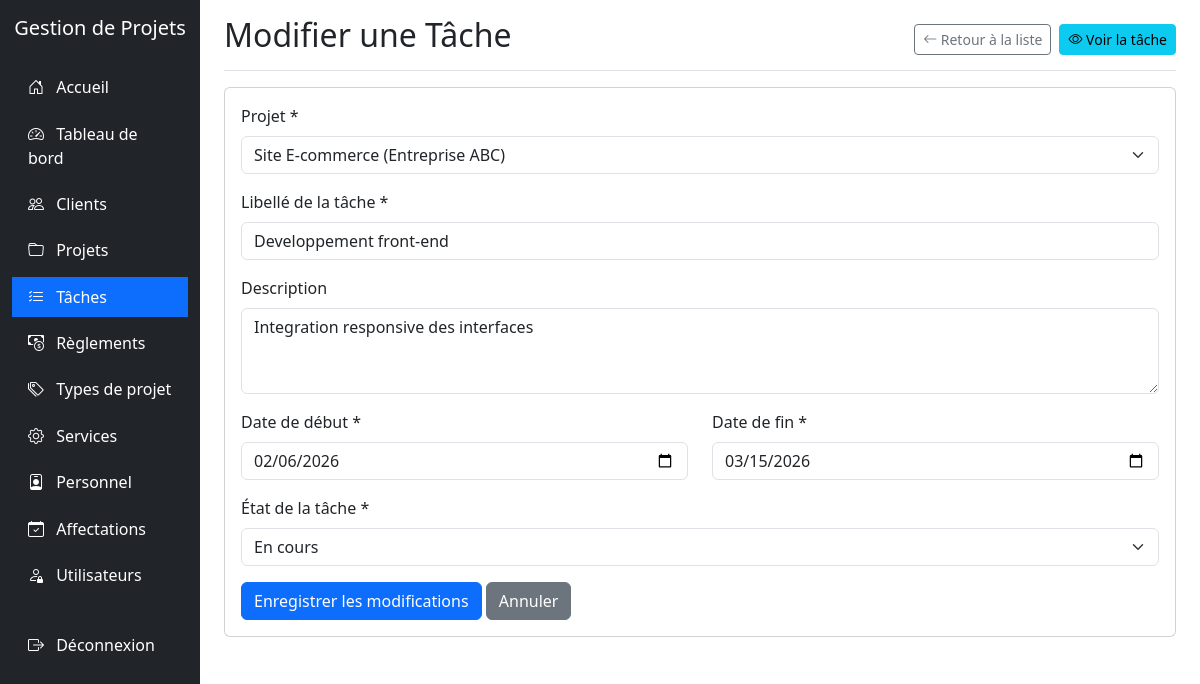
Screenshot of /taches/edit.php?id=2 (signed in) with the database file from the repository.
### tables this page shows
CREATE TABLE TACHE (
  IdTache INT AUTO_INCREMENT PRIMARY KEY,
  LibelleTache VARCHAR(255) NOT NULL,
  DescriptionTache TEXT NULL,
  DateEnregTache DATE NULL,
  DateDebutTache DATE NULL,
  DateFinTache DATE NULL,
  EtatTache TINYINT NOT NULL DEFAULT 1,
  IdProjet INT NOT NULL,
  CodeService VARCHAR(50) NULL,
  CreatedAt TIMESTAMP DEFAULT CURRENT_TIMESTAMP,
  UpdatedAt TIMESTAMP DEFAULT CURRENT_TIMESTAMP ON UPDATE CURRENT_TIMESTAMP,
  CONSTRAINT FK_TACHE_PROJET FOREIGN KEY (IdProjet)
    REFERENCES PROJET(IdProjet)
    ON UPDATE CASCADE ON DELETE CASCADE,
  CONSTRAINT FK_TACHE_SERVICE FOREIGN KEY (CodeService)
    REFERENCES SERVICE(CodeService)
    ON UPDATE CASCADE ON DELETE SET NULL,
  CONSTRAINT CK_TACHE_ETAT CHECK (EtatTache IN (1, 2, 3, 4))
);

CREATE TABLE PROJET (
  IdProjet INT AUTO_INCREMENT PRIMARY KEY,
  TitreProjet VARCHAR(255) NOT NULL,
  DescriptionProjet TEXT NULL,
  CoutProjet DECIMAL(15,2) DEFAULT 0,
  DateDebutProjet DATE NULL,
  DateFinProjet DATE NULL,
  EtatProjet TINYINT NOT NULL DEFAULT 1,
  IdClient INT NOT NULL,
  IdTypeProjet INT NOT NULL,
  IdChefProjet INT NULL,
  CreatedAt TIMESTAMP DEFAULT CURRENT_TIMESTAMP,
  UpdatedAt TIMESTAMP DEFAULT CURRENT_TIMESTAMP ON UPDATE CURRENT_TIMESTAMP,
  CONSTRAINT FK_PROJET_CLIENT FOREIGN KEY (IdClient)
    REFERENCES CLIENT(IdClient)
    ON UPDATE CASCADE ON DELETE RESTRICT,
  CONSTRAINT FK_PROJET_TYPE FOREIGN KEY (IdTypeProjet)
    REFERENCES TYPEPROJET(IdTypeProjet)
    ON UPDATE CASCADE ON DELETE RESTRICT,
  CONSTRAINT FK_PROJET_CHEF FOREIGN KEY (IdChefProjet)
    REFERENCES CHEF_PROJET(IdChefProjet)
    ON UPDATE CASCADE ON DELETE SET NULL,
  CONSTRAINT CK_PROJET_ETAT CHECK (EtatProjet IN (1, 2, 3))
);

### taches/edit.php (the view, shortened to what this page needs)
<?php
require_once '../config.php';
$id = $_GET['id'];
$projetsSql = "SELECT p.IdProjet, p.TitreProjet, c.NomClient
              FROM PROJET p
              JOIN CLIENT c ON p.IdClient = c.IdClient
              ORDER BY p.TitreProjet";
$projetsResult = mysqli_query($conn, $projetsSql);
$sql = "SELECT * FROM TACHE WHERE IdTache = $id";
$result = mysqli_query($conn, $sql);
$tache = mysqli_fetch_assoc($result);
?>
<!DOCTYPE html>
<html lang="fr">
<head>
    <link href="https://cdn.jsdelivr.net/npm/bootstrap@5.3.0-alpha1/dist/css/bootstrap.min.css" rel="stylesheet">
    <link rel="stylesheet" href="https://cdn.jsdelivr.net/npm/bootstrap-icons@1.10.0/font/bootstrap-icons.css">
</head>
<body>
    <div class="container-fluid">
        <div class="row">
            <div class="col-md-3 col-lg-2 d-md-block sidebar collapse">
                <div class="position-sticky pt-3">
                    <div class="text-center mb-4">
                        <h5 class="text-white">Gestion de Projets</h5>
                    </div>
                    <ul class="nav flex-column">
                        <li class="nav-item">
                            <a class="nav-link" href="../index.php">
                                <i class="bi bi-house-door"></i> Accueil
                            </a>
                        </li>
                        <li class="nav-item">
                            <a class="nav-link" href="../dashboard/index.php">
                                <i class="bi bi-speedometer2"></i> Tableau de bord
                            </a>
                        </li>
                        <li class="nav-item">
                            <a class="nav-link" href="../clients/index.php">
                                <i class="bi bi-people"></i> Clients
                            </a>
                        </li>
                        <li class="nav-item">
                            <a class="nav-link" href="../projets/index.php">
                                <i class="bi bi-folder"></i> Projets
                            </a>
                        </li>
                        <li class="nav-item">
                            <a class="nav-link active" href="../taches/index.php">
                                <i class="bi bi-list-check"></i> Tâches
                            </a>
                        </li>
                        <li class="nav-item">
                            <a class="nav-link" href="../reglements/index.php">
                                <i class="bi bi-cash-coin"></i> Règlements
                            </a>
                        </li>
                        <li class="nav-item">
                            <a class="nav-link" href="../typesprojet/index.php">
                                <i class="bi bi-tags"></i> Types de projet
                            </a>
                        </li>
                        <li class="nav-item">
                            <a class="nav-link" href="../services/index.php">
                                <i class="bi bi-gear"></i> Services
                            </a>
                        </li>
                        <li class="nav-item">
                            <a class="nav-link" href="../personnel/index.php">
                                <i class="bi bi-person-badge"></i> Personnel
                            </a>
                        </li>
                        <li class="nav-item">
                            <a class="nav-link" href="../affectations/index.php">
                                <i class="bi bi-calendar-check"></i> Affectations
                            </a>
                        </li>
                        <?php if ($_SESSION['role'] == 'admin'): ?>
                        <li class="nav-item">
                            <a class="nav-link" href="../utilisateurs/index.php">
                                <i class="bi bi-person-lock"></i> Utilisateurs
                            </a>
                        </li>
                        <?php endif; ?>
                        <li class="nav-item mt-4">
                            <a class="nav-link" href="../logout.php">
                                <i class="bi bi-box-arrow-right"></i> Déconnexion
                            </a>
                        </li>
                    </ul>
                </div>
            </div>
            <div class="col-md-9 ms-sm-auto col-lg-10 px-md-4">
                <div class="d-flex justify-content-between flex-wrap flex-md-nowrap align-items-center pt-3 pb-2 mb-3 border-bottom">
                    <h1 class="h2">Modifier une Tâche</h1>
                    <div class="btn-toolbar mb-2 mb-md-0">
                        <a href="index.php" class="btn btn-sm btn-outline-secondary me-2">
                            <i class="bi bi-arrow-left"></i> Retour à la liste
                        </a>
                        <a href="view.php?id=<?php echo $id; ?>" class="btn btn-sm btn-info">
                            <i class="bi bi-eye"></i> Voir la tâche
                        </a>
                    </div>
                </div>
                <div class="card">
                    <div class="card-body">
                        <form method="post" action="edit.php?id=<?php echo $id; ?>">
                            <div class="mb-3">
                                <label for="idProjet" class="form-label">Projet *</label>
                                <select class="form-select" id="idProjet" name="idProjet" required>
                                    <?php
                                    mysqli_data_seek($projetsResult, 0);
                                    while($projet = mysqli_fetch_assoc($projetsResult)):
                                    ?>
                                    <option value="<?php echo $projet['IdProjet']; ?>" <?php echo $tache['IdProjet'] == $projet['IdProjet'] ? 'selected' : ''; ?>>
                                        <?php echo htmlspecialchars($projet['TitreProjet']); ?> (<?php echo htmlspecialchars($projet['NomClient']); ?>)
                                    </option>
                                    <?php endwhile; ?>
                                </select>
                            </div>
                            <div class="mb-3">
                                <label for="libelleTache" class="form-label">Libellé de la tâche *</label>
                                <input type="text" class="form-control" id="libelleTache" name="libelleTache" value="<?php echo htmlspecialchars($tache['LibelleTache']); ?>" required>
                            </div>
                            <div class="mb-3">
                                <label for="descriptionTache" class="form-label">Description</label>
                                <textarea class="form-control" id="descriptionTache" name="descriptionTache" rows="3"><?php echo htmlspecialchars($tache['DescriptionTache']); ?></textarea>
                            </div>
                            <div class="row">
                                <div class="col-md-6 mb-3">
                                    <label for="dateDebutTache" class="form-label">Date de début *</label>
                                    <input type="date" class="form-control" id="dateDebutTache" name="dateDebutTache" value="<?php echo $tache['DateDebutTache']; ?>" required>
                                </div>
                                <div class="col-md-6 mb-3">
                                    <label for="dateFinTache" class="form-label">Date de fin *</label>
                                    <input type="date" class="form-control" id="dateFinTache" name="dateFinTache" value="<?php echo $tache['DateFinTache']; ?>" required>
                                </div>
                            </div>
                            <div class="mb-3">
                                <label for="etatTache" class="form-label">État de la tâche *</label>
                                <select class="form-select" id="etatTache" name="etatTache" required>
                                    <option value="2" <?php echo $tache['EtatTache'] == 2 ? 'selected' : ''; ?>>En cours</option>
                                </select>
                            </div>
                            <button type="submit" class="btn btn-primary">Enregistrer les modifications</button>
                            <a href="index.php" class="btn btn-secondary">Annuler</a>
                        </form>
                    </div>
                </div>
            </div>
        </div>
    </div>
</body>
</html>

### taches/edit.php (style rules this page uses)
.sidebar { min-height: 100vh; background-color: #212529; }
.sidebar .nav-link { color: #fff; padding: 0.5rem 1rem; margin: 0.2rem 0; }
.sidebar .nav-link.active { background-color: #0d6efd; }
.sidebar .nav-link i { margin-right: 0.5rem; }

### rows the page displays
tache: idProjet "Site E-commerce (Entreprise ABC)", libelleTache "Developpement front-end", descriptionTache "Integration responsive des interfaces", dateDebutTache "02/06/2026", dateFinTache "03/15/2026", etatTache "En cours"
